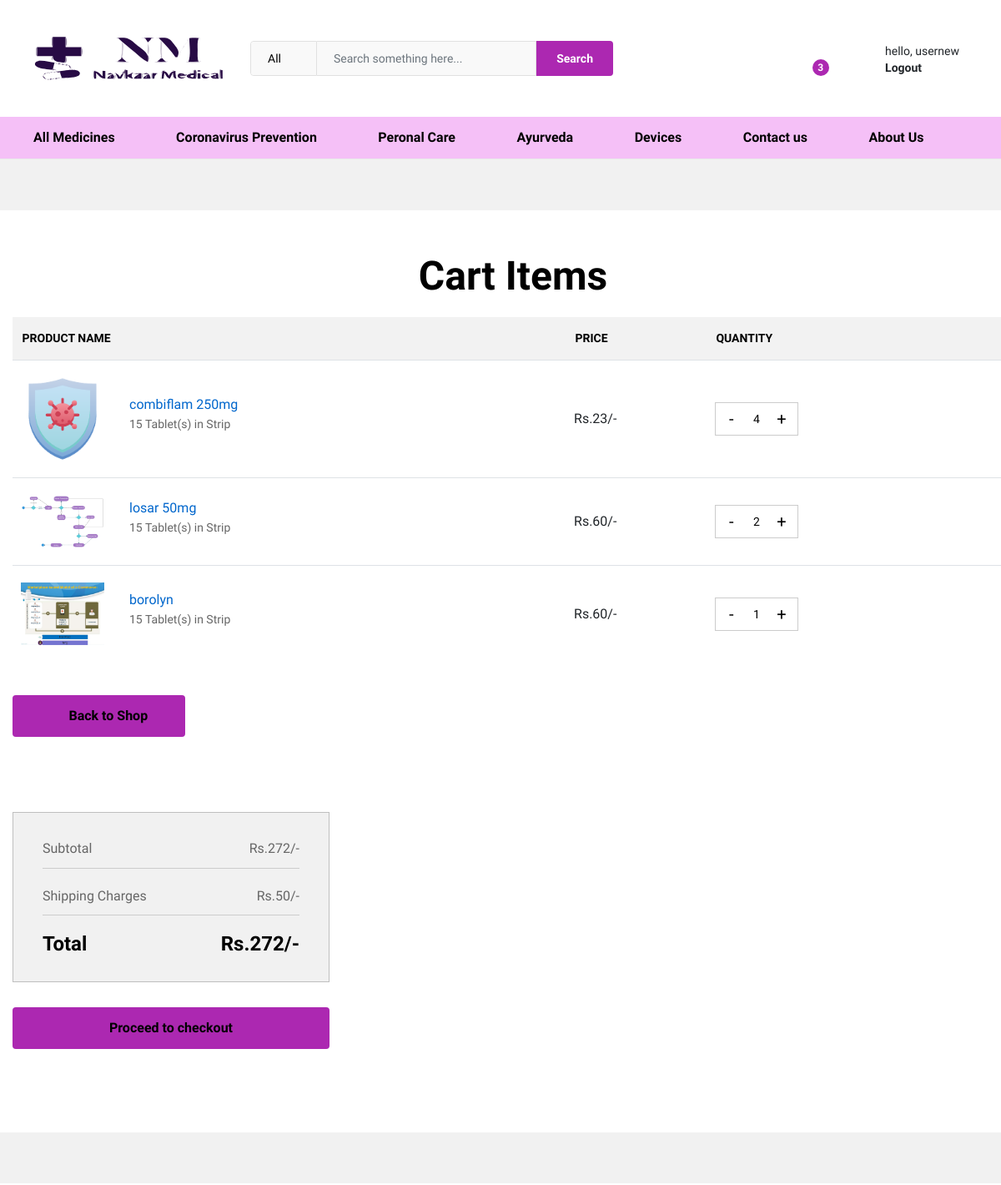
/cart (signed in, upper part), run on an earlier commit of the app's database.
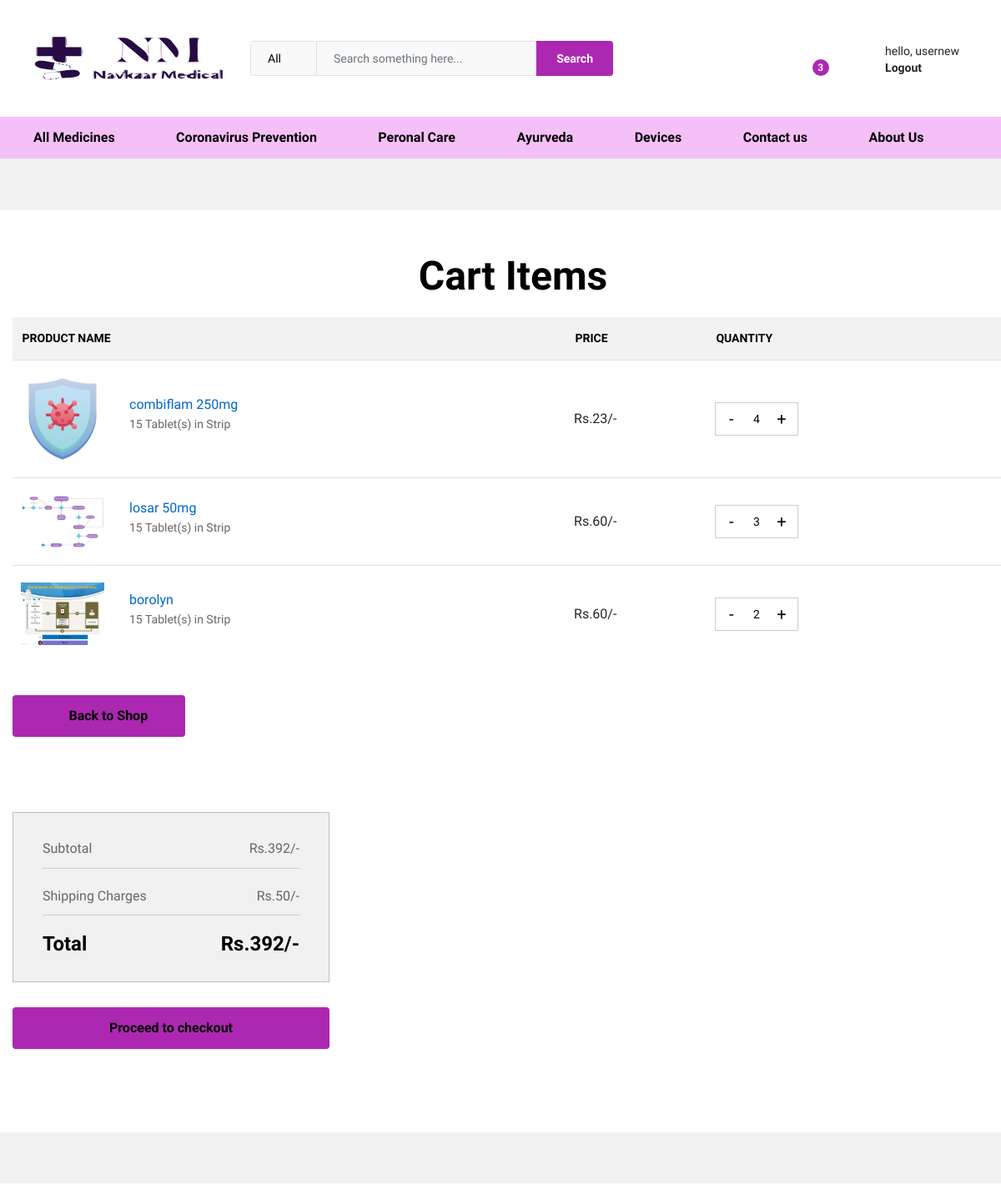
And on a later commit of the database.
### main/models.py (models this page shows, shortened)
class cart(models.Model):
    cus_id=models.ForeignKey(User,on_delete=models.CASCADE)
    product_id=models.ForeignKey(product, on_delete=models.CASCADE)
    quantity = models.IntegerField()
    def __str__(self):
        return self.cus_id.first_name

class product(models.Model):
    medicinename=models.CharField(max_length=40)
    productdescription=models.TextField(default="NULL",null=True)
    keyingr=models.TextField(default="NULL",null=True)
    cat_id=models.ForeignKey(product_category, on_delete=models.CASCADE)
    prescriptiontype = (('T','True'),('F','False'))
    productpic = models.ImageField(null=True,blank=True ,upload_to = 'products')
    prescriptionreq = models.TextField(max_length=50, choices = prescriptiontype ,blank=True)
    mrp=models.IntegerField()
    medquantity=models.IntegerField()
    meduses=models.TextField(max_length=80, null=True, default="NULL")
    safetyinfo=models.TextField(default="NULL",null=True)
    brand=models.CharField(max_length=100,null=True ,default="NULL")
    manufracturer=models.CharField(max_length=100 ,default="NULL", null=True)

### main/views.py (the view)
# urls.py: path("cart",views.cart1, name = 'cart'),
def cart1(request):
    user = request.user
    if user.is_authenticated:
        try:
            c = cart.objects.filter(cus_id = request.user)
        except:
            print("cart query not matched")
            c = None
        print(c)
        amount = 0
        cart_product = [p for p in cart.objects.all() if p.cus_id == request.user]
        for p in cart_product:
            tempamount = (p.quantity*p.product_id.mrp)
            amount+=tempamount
        totalpurchased = len(cart_product)
        data = {
            'totalpurchased':totalpurchased,
            'amount':amount
        }
        data['cart'] = c
        print(data['cart'])
        return render(request,'main/cart.html',data)
    else:
        return redirect('login')

### main/templates/main/cart.html (shortened to what this page needs)
{% extends "main/test.html" %}
{% load static %}
{% block mainblock %}
<div class="ps-breadcrumb">
    <div class="container">
    </div>
</div>
    <div class="ps-section--shopping ps-shopping-cart">
        <div class="container">
            <div class="ps-section__header">
                <h1>Cart Items</h1>
            </div>
            <div class="ps-section__content">
                <div class="table-responsive">
                    <table class="table ps-table--shopping-cart ps-table--responsive">
                        <thead>
                            <tr>
                                <th>Product name</th>
                                <th>PRICE</th>
                                <th>QUANTITY</th>
                                <th></th>
                            </tr>
                        </thead>
                        <tbody>
                            {% for i in cart %}
                            <tr>
                                <td data-label="Product">
                                    <div class="ps-product--cart">
                                        <div class="ps-product__thumbnail"><a href="{% url 'product_details' i.product_id.id %}"><img src="{{ i.product_id.productpic.url }}" alt=""></a></div>
                                        <div class="ps-product__content"><a href="{% url 'product_details' i.product_id.id %}">{{ i.product_id.medicinename }}</a>
                                            <p><strong>15 Tablet(s) in Strip</strong></p>
                                        </div>
                                    </div>
                                </td>
                                <td class="price" data-label="Price">Rs.{{ i.product_id.mrp }}/-</td>
                                <td data-label="Quantity">
                                    <div class="form-group--number">
                                        <button class="up" pid = {{i.product_id.id}}>+</button>
                                        <button class="down" pid = {{i.product_id.id}}>-</button>
                                        <input class="form-control" type="text" placeholder="{{ i.quantity }}" value="{{ i.quantity }}" id = "{{ i.product_id.id }}" name = "hellow">
                                    </div>
                                </td>
                                <td data-label="Actions"><a href="#" class="remove-cart" pid = {{i.product_id.id}}><i class="icon-cross"></i></a></td>
                            </tr>
                            {% endfor %}
                        </tbody>
                    </table>
                </div>
                <div class="ps-section__cart-actions"><a class="ps-btn" href="{% url 'home' %}"><i class="icon-arrow-left"></i> Back to Shop</a></div>
            </div>
            <div class="ps-section__footer">
                <div class="row">
                    <div class="col-xl-4 col-lg-4 col-md-12 col-sm-12 col-12 ">
                        <div class="ps-block--shopping-total">
                            <div class="ps-block__header">
                                <p>Subtotal <span id = "totalpurchased2"> Rs.{{ amount }}/-</span></p>
                            </div>
                            <div class="ps-block__header">
                                <p>Shipping Charges <span id = "totalpurchased2"> Rs.50/-</span></p>
                            </div>
                            <div class="ps-block__content">
                                <h3>Total <span id = "totalpurchased3">Rs.{{ amount }}/-</span></h3>
                            </div>
                        </div><a class="ps-btn ps-btn--fullwidth" href="{% url 'checkout' %}">Proceed to checkout</a>
                    </div>
                </div>
            </div>
        </div>
    </div>
<div class="ps-breadcrumb">
    <div class="container">
    </div>
</div>
{% endblock mainblock %}

What changed in the data, as far as the page shows it:
changed cart "losar 50mg": hellow "2" → "3"
changed cart "borolyn": hellow "1" → "2"
Also different on the page:
{{ amount }}: "272" → "392"
